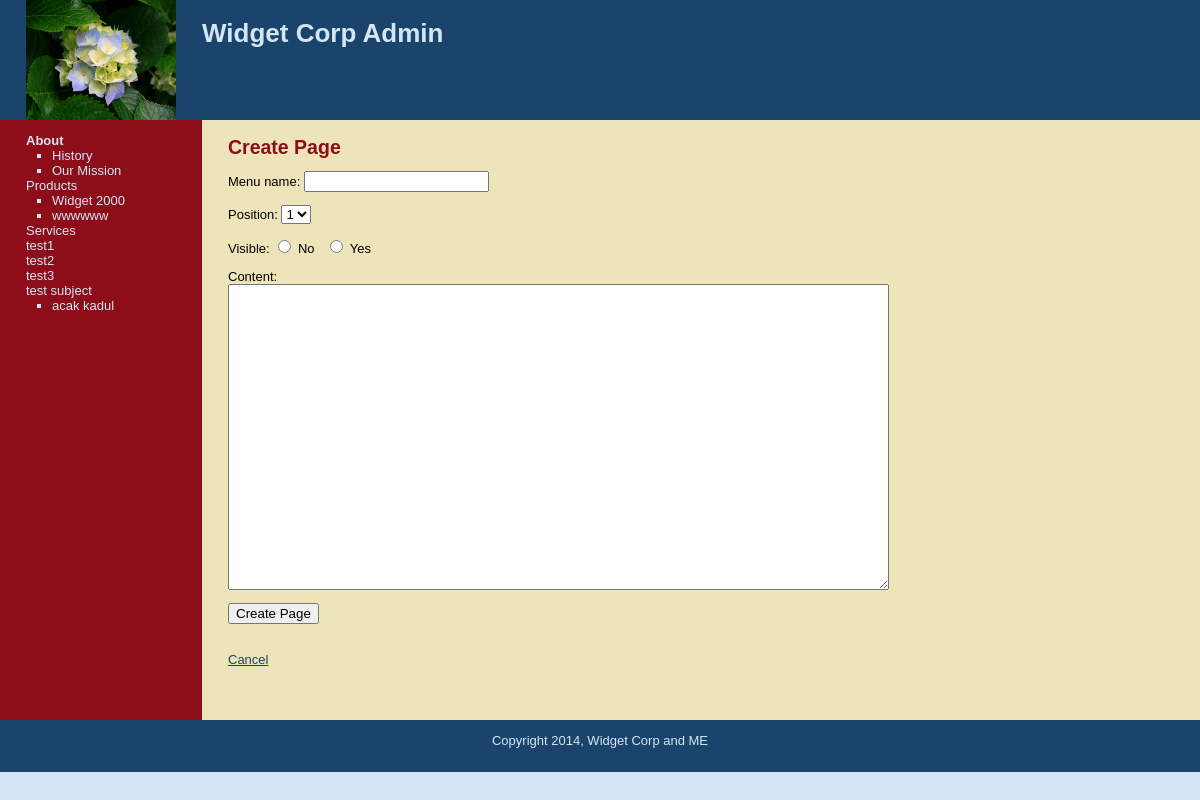
/new_page.php?subject=1, run on the app's committed database.
### tables this page shows
CREATE TABLE IF NOT EXISTS `logo` (
  `id` int(11) NOT NULL AUTO_INCREMENT,
  `title` varchar(20) NOT NULL,
  `body` text NOT NULL,
  `gambar` text NOT NULL,
  PRIMARY KEY (`id`)
);

CREATE TABLE IF NOT EXISTS `subjects` (
  `id` int(11) NOT NULL AUTO_INCREMENT,
  `menu_name` varchar(30) NOT NULL,
  `position` int(3) NOT NULL,
  `visible` tinyint(1) NOT NULL,
  PRIMARY KEY (`id`)
);

CREATE TABLE IF NOT EXISTS `pages` (
  `id` int(11) NOT NULL AUTO_INCREMENT,
  `subject_id` int(11) NOT NULL,
  `menu_name` varchar(30) NOT NULL,
  `position` int(3) NOT NULL,
  `visible` tinyint(1) NOT NULL,
  `content` text NOT NULL,
  PRIMARY KEY (`id`)
);

### public/new_page.php (the view, shortened to what this page needs)
<?php require_once("../includes/db_connection.php"); ?>
<?php require_once("../includes/functions.php"); ?>
<?php find_selected_page();?>
<?php $layout_context = "admin";?>
<?php include("../includes/layouts/header.php"); ?>
		<div id="main">
			<div id="navigation">
				 <?php echo navigation($current_subject, $current_page); ?>
			</div>
			<div id="page">
			<h2>Create Page</h2>
			<form action="new_page.php?subject=<?php echo urlencode($current_subject['id']); ?>" method="post">
				<p>Menu name:
					<input type="text" name="menu_name" value="" />
				</p>
				<p>Position:
					<select name="position">
					<?php
					 $page_set = find_pages_for_subject($current_subject["id"]);
					 $page_count = mysqli_num_rows($page_set);
					for ($count=1; $count <= ($page_count + 1); $count++){
					 echo "<option value=\"{$count}\">{$count}</option>";
					}?>
					</select>
				</p>
				<p>Visible:
					<input type="radio" name="visible" value="0" /> No
					&nbsp;
					<input type="radio" name="visible" value="1" /> Yes
				</p>
				<p>Content:</br>
				  <textarea name="content" rows="20" cols="80"></textarea>
				</p>
				<input type="submit" name="submit" value="Create Page" />
			</form>
			<br />
			<a href="manage_content.php?subject=<?php echo urlencode($current_subject["id"]); ?>">Cancel</a>
			</div>
		</div>
<?php include("../includes/layouts/footer.php"); ?>

### includes/layouts/header.php (shortened to what this page needs)
<?php require_once("../includes/db_connection.php"); ?>
<?php
 $sql = "SELECT *
		FROM logo
		ORDER BY id DESC
		LIMIT 1";
$hasil = mysqli_query($connection, $sql);
$baris = mysqli_fetch_assoc($hasil);
?>
<html>
	<head>
		<link href="css/public.css" media="all" rel="stylesheet" type="text/css"/>
	</head>
	<body>
		<div id="header">
			<div id="logo">
			<img src="<?php echo $baris["gambar"]; ?>"/>
			</div>
			<div id="judul">
				<h1>Widget Corp <?php if ($layout_context == "admin") {
				echo "Admin"; }?> </h1>
			</div>
		</div>

### includes/functions.php (shortened to what this page needs)
<?php
	function find_all_subjects($public = true){
		global $connection;
		$query = "SELECT * ";
		$query .= "FROM subjects ";
		$query .= "ORDER BY position ASC";
		$subject_set = mysqli_query($connection, $query);
		return $subject_set;
	}
	function find_subject_by_id($subject_id, $public = true){
	 	global $connection;
		$safe_subject_id = mysqli_real_escape_string($connection, $subject_id);
		$query = "SELECT * FROM subjects WHERE id = {$safe_subject_id} ";
		$query .= " limit 1";
		$subject_set = mysqli_query($connection, $query);
		if($subject = mysqli_fetch_assoc($subject_set)){
			return $subject;
		} else {
		 return null;
		 };
	}
	function find_pages_for_subject($subject_id, $public=true){
		global $connection;
		$safe_subject_id = mysqli_real_escape_string($connection, $subject_id);
		$query = "SELECT * ";
		$query .="FROM pages ";
		$query .= "WHERE subject_id = {$safe_subject_id} ";
		if($public){
		 $query .= "AND visible = 1 ";
		}
		$query .= "ORDER BY position ASC";
		$page_set = mysqli_query($connection, $query);
		return $page_set;
	}
	function find_selected_page($public=false){
	 if (isset($_GET["subject"])){
	  $current_subject = find_subject_by_id($_GET["subject"], $public);
	  if($public){
		$current_page = find_default_page_for_subject($current_subject["id"]);
	  } else {
		  $current_page = null;
		}
	  }else if (isset($_GET["page"])){
	   $current_page = find_page_by_id($_GET["page"], $public);
	   $current_subject = null;
	  } else {
	   $current_subject = null;
	   $current_page = null;
	  }
	}
	function navigation($subject_array, $page_array){
		$output = "<ul class=\"subjects\">";
		$subject_set = find_all_subjects(false);
		while($subject = mysqli_fetch_assoc($subject_set)){
			$output .= "<li";
				if ($subject_array && $subject["id"] == $subject_array["id"]) {
				$output .=  " class = 'selected' ";
				}
			$output .= ">";
			$output .= "<a href=\"manage_content.php?subject=";
			$output .= urlencode($subject["id"]);
			$output .= "\">";
			$output .= htmlentities($subject["menu_name"]);
			$output .= "</a>";
			$page_set = find_pages_for_subject($subject["id"], false);
			$output .= "<ul class=\" pages\">";
			while($page = mysqli_fetch_assoc($page_set)){
			  $output .=  "<li";
			  $output .=  ">";
			$output .= "<a href=\"manage_content.php?page=";
			$output .=  urlencode($page["id"]);
			$output .= "\">";
			$output .=  htmlentities($page["menu_name"]);
			$output .= "</a></li> ";
			 }
			$output .= "</ul></li>";
		}
		$output .= "</ul>";
		return $output;
	}
	?>

### public/css/public.css (style rules this page uses)
html { height: 100%; width: 100%; }
body { width: 100%; height: 100%; margin: 0px; padding: 0px; border: 0px; font-family: Verdana, Arial, Helvetica, sans-serif; background: #D4E6F4; font-size: 13px; line-height: 15px; }
img { border: none; }
a { color: #8D0D19; }
a { color: #1A446C; }
#header { height: 120px; margin: 0px; padding: 0px; text-align: left; background: #1A446C; color: #D4E6F4; }
#header h1 { padding: 1em; margin: 0px; }
#main { margin: 0px; padding: 0px; height: 600px; width: 100%; background: #EEE4B9; }
#logo { float: left; height: 100%; width: 150px; padding: 0em 2em; color: #D4E6F4; }
#logo img { height: 120px; width: 150px; }
#navigation { float: left; height: 100%; width: 150px; padding: 0em 2em; color: #D4E6F4; background: #8D0D19; }
#navigation a { color: #D4E6F4; text-decoration: none; }
ul.subjects { margin: 1em 0; padding-left: 0; list-style: none; }
ul.pages { padding-left: 2em; list-style: square; font-weight: normal; }
.selected { font-weight: bold; }
#page { float: left; height: 100%; padding-left: 2em; vertical-align: top; background: #EEE4B9; }
#page h2 { color: #8D0D19; margin-top: 1em; }

### data on the page
logo: gambar (picture)
subjects: value "About"
pages: value "History"
pages: value "Our Mission"
subjects: value "Products"
pages: value "Widget 2000"
pages: value "wwwwww"
subjects: value "Services"
subjects: value "test1"
subjects: value "test2"
subjects: value "test3"
subjects: value "test subject"
pages: value "acak kadul"

### other printed values
form field position "1"
